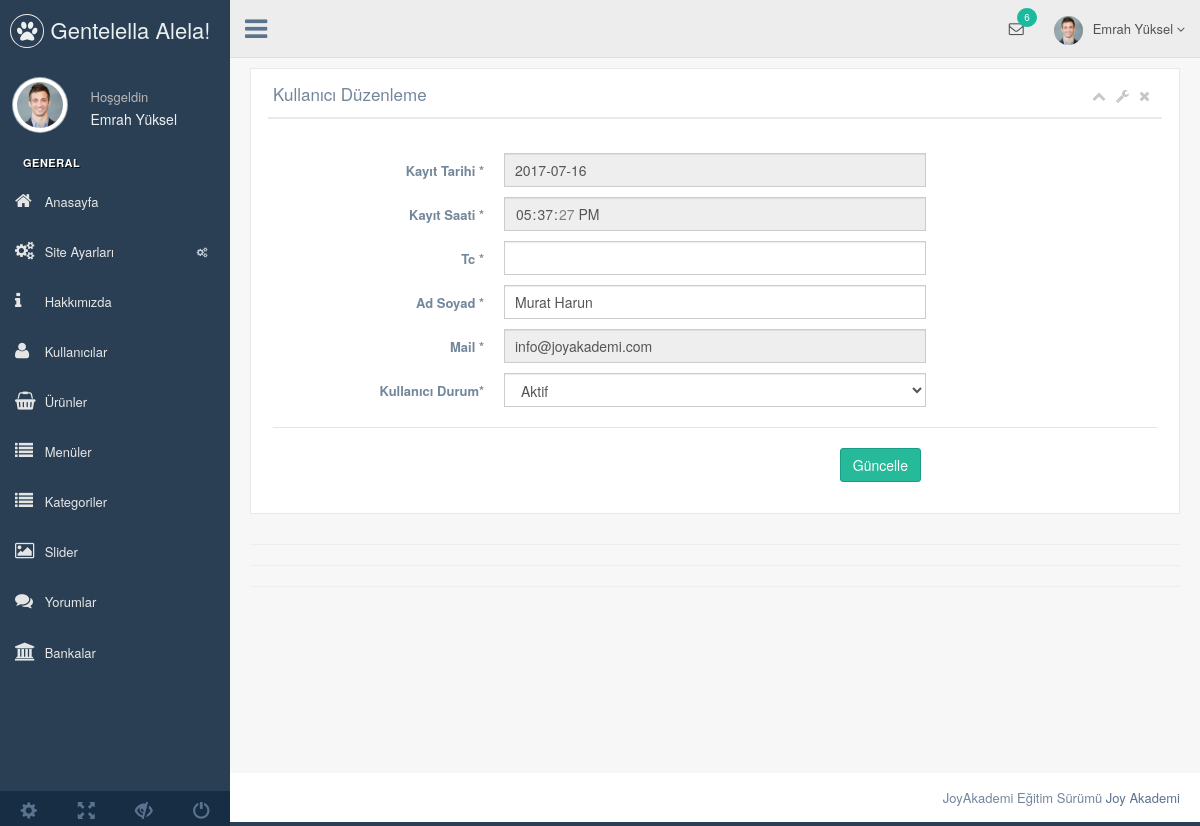
The page /nedmin/production/kullanici-duzenle.php?kullanici_id=151 (signed in) on the database its author committed.
### tables this page shows
CREATE TABLE `kullanici` (
  `kullanici_id` int(11) NOT NULL,
  `kullanici_zaman` datetime NOT NULL DEFAULT CURRENT_TIMESTAMP,
  `kullanici_resim` varchar(250) NOT NULL,
  `kullanici_tc` varchar(50) NOT NULL,
  `kullanici_ad` varchar(50) NOT NULL,
  `kullanici_mail` varchar(100) NOT NULL,
  `kullanici_gsm` varchar(50) NOT NULL,
  `kullanici_password` varchar(50) NOT NULL,
  `kullanici_adsoyad` varchar(50) NOT NULL,
  `kullanici_adres` varchar(250) NOT NULL,
  `kullanici_il` varchar(100) NOT NULL,
  `kullanici_ilce` varchar(100) NOT NULL,
  `kullanici_unvan` varchar(100) NOT NULL,
  `kullanici_yetki` varchar(50) NOT NULL,
  `kullanici_durum` int(1) NOT NULL DEFAULT '1'
);

### nedmin/production/kullanici-duzenle.php (the view, shortened to what this page needs)
<?php
include 'header.php';
$kullanicisor=$db->prepare("SELECT * FROM kullanici where kullanici_id=:id");
$kullanicisor->execute(array(
  'id' => $_GET['kullanici_id']
  ));
$kullanicicek=$kullanicisor->fetch(PDO::FETCH_ASSOC);
?>
<div class="right_col" role="main">
  <div class="">
    <div class="row">
      <div class="col-md-12 col-sm-12 col-xs-12">
        <div class="x_panel">
          <div class="x_title">
            <h2>Kullanıcı Düzenleme </h2>
            <ul class="nav navbar-right panel_toolbox">
              <li><a class="collapse-link"><i class="fa fa-chevron-up"></i></a>
              </li>
              <li class="dropdown">
                <a href="#" class="dropdown-toggle" data-toggle="dropdown" role="button" aria-expanded="false"><i class="fa fa-wrench"></i></a>
              </li>
              <li><a class="close-link"><i class="fa fa-close"></i></a>
              </li>
            </ul>
            <div class="clearfix"></div>
          </div>
          <div class="x_content">
            <br />
            <form action="../netting/islem.php" method="POST" id="demo-form2" data-parsley-validate class="form-horizontal form-label-left">
            <?php
            $zaman=explode(" ",$kullanicicek['kullanici_zaman']);
             ?>
              <div class="form-group">
                <label class="control-label col-md-3 col-sm-3 col-xs-12" for="first-name">Kayıt Tarihi <span class="required">*</span>
                </label>
                <div class="col-md-6 col-sm-6 col-xs-12">
                <input type="" id="first-name" name="kullanici_tc" disabled="" value="<?php echo $zaman[0]; ?>" required="required" class="form-control col-md-7 col-xs-12">
                </div>
              </div>
              <div class="form-group">
                <label class="control-label col-md-3 col-sm-3 col-xs-12" for="first-name">Kayıt Saati <span class="required">*</span>
                </label>
                <div class="col-md-6 col-sm-6 col-xs-12">
                <input type="time" id="first-name" name="kullanici_tc" disabled="" value="<?php echo $zaman[1]; ?>" required="required" class="form-control col-md-7 col-xs-12">
                </div>
              </div>
              <div class="form-group">
                <label class="control-label col-md-3 col-sm-3 col-xs-12" for="first-name">Tc <span class="required">*</span>
                </label>
                <div class="col-md-6 col-sm-6 col-xs-12">
                  <input type="text" id="first-name" name="kullanici_tc" value="<?php echo $kullanicicek['kullanici_tc'] ?>" required="required" class="form-control col-md-7 col-xs-12">
                </div>
              </div>
              <div class="form-group">
                <label class="control-label col-md-3 col-sm-3 col-xs-12" for="first-name">Ad Soyad <span class="required">*</span>
                </label>
                <div class="col-md-6 col-sm-6 col-xs-12">
                  <input type="text" id="first-name" name="kullanici_adsoyad" value="<?php echo $kullanicicek['kullanici_adsoyad'] ?>" required="required" class="form-control col-md-7 col-xs-12">
                </div>
              </div>
              <div class="form-group">
                <label class="control-label col-md-3 col-sm-3 col-xs-12" for="first-name">Mail <span class="required">*</span>
                </label>
                <div class="col-md-6 col-sm-6 col-xs-12">
                  <input type="text" id="first-name" name="kullanici_mail"  disabled="" value="<?php echo $kullanicicek['kullanici_mail'] ?>" required="required" class="form-control col-md-7 col-xs-12">
                </div>
              </div>
              <div class="form-group">
                <label class="control-label col-md-3 col-sm-3 col-xs-12" for="first-name">Kullanıcı Durum<span class="required">*</span>
                </label>
                <div class="col-md-6 col-sm-6 col-xs-12">
                 <select id="heard" class="form-control" name="kullanici_durum" required>
                  <option value="1" <?php echo $kullanicicek['kullanici_durum'] == '1' ? 'selected=""' : ''; ?>>Aktif</option>
                 </select>
               </div>
             </div>
             <div class="ln_solid"></div>
             <div class="form-group">
              <div align="right" class="col-md-6 col-sm-6 col-xs-12 col-md-offset-3">
                <button type="submit" name="kullaniciduzenle" class="btn btn-success">Güncelle</button>
              </div>
            </div>
          </form>
        </div>
      </div>
    </div>
  </div>
  <hr>
  <hr>
  <hr>
</div>
</div>
<?php include 'footer.php'; ?>

### nedmin/production/header.php (shortened to what this page needs)
<?php
include '../netting/baglan.php';
$kullanicisor=$db->prepare("SELECT * FROM kullanici where kullanici_mail=:mail");
$kullanicisor->execute(array(
  'mail' => $_SESSION['kullanici_mail']
  ));
$kullanicicek=$kullanicisor->fetch(PDO::FETCH_ASSOC);
?>
<!DOCTYPE html>
<html lang="en">
<head>
  <link href="../vendors/bootstrap/dist/css/bootstrap.min.css" rel="stylesheet">
  <link href="../vendors/font-awesome/css/font-awesome.min.css" rel="stylesheet">
  <link href="../vendors/nprogress/nprogress.css" rel="stylesheet">
  <link href="../vendors/iCheck/skins/flat/green.css" rel="stylesheet">
  <link href="../vendors/datatables.net-bs/css/dataTables.bootstrap.min.css" rel="stylesheet">
  <link href="../vendors/datatables.net-buttons-bs/css/buttons.bootstrap.min.css" rel="stylesheet">
  <link href="../vendors/datatables.net-fixedheader-bs/css/fixedHeader.bootstrap.min.css" rel="stylesheet">
  <link href="../vendors/datatables.net-responsive-bs/css/responsive.bootstrap.min.css" rel="stylesheet">
  <link href="../vendors/datatables.net-scroller-bs/css/scroller.bootstrap.min.css" rel="stylesheet">
  <link href="../vendors/dropzone/dist/min/dropzone.min.css" rel="stylesheet">
  <link href="../build/css/custom.min.css" rel="stylesheet">
</head>
<body class="nav-md">
  <div class="container body">
    <div class="main_container">
      <div class="col-md-3 left_col">
        <div class="left_col scroll-view">
          <div class="navbar nav_title" style="border: 0;">
            <a href="index.html" class="site_title"><i class="fa fa-paw"></i> <span>Gentelella Alela!</span></a>
          </div>
          <div class="profile clearfix">
            <div class="profile_pic">
              <img src="images/img.jpg" alt="..." class="img-circle profile_img">
            </div>
            <div class="profile_info">
              <span>Hoşgeldin</span>
              <h2><?php echo $kullanicicek['kullanici_adsoyad'] ?></h2>
            </div>
          </div>
          <br />
          <div id="sidebar-menu" class="main_menu_side hidden-print main_menu">
            <div class="menu_section">
              <h3>General</h3>
              <ul class="nav side-menu">
                <li><a href="index.php"><i class="fa fa-home"></i> Anasayfa </a></li>
                <li><a><i class="fa fa-cogs"></i> Site Ayarları <span class="fa fa-cogs"></span></a>
             </li>
             <li><a href="hakkimizda.php"><i class="fa fa-info"></i> Hakkımızda </a></li>
             <li><a href="kullanici.php"><i class="fa fa-user"></i> Kullanıcılar </a></li>
             <li><a href="urun.php"><i class="fa fa-shopping-basket"></i> Ürünler </a></li>
             <li><a href="menu.php"><i class="fa fa-list"></i> Menüler </a></li>
             <li><a href="kategori.php"><i class="fa fa-list"></i> Kategoriler </a></li>
             <li><a href="slider.php"><i class="fa fa-image"></i> Slider </a></li>
             <li><a href="yorum.php"><i class="fa fa-comments"></i> Yorumlar </a></li>
             <li><a href="banka.php"><i class="fa fa-bank"></i> Bankalar </a></li>
           </ul>
         </div>
       </div>
       <div class="sidebar-footer hidden-small">
        <a data-toggle="tooltip" data-placement="top" title="Settings">
          <span class="glyphicon glyphicon-cog" aria-hidden="true"></span>
        </a>
        <a data-toggle="tooltip" data-placement="top" title="FullScreen">
          <span class="glyphicon glyphicon-fullscreen" aria-hidden="true"></span>
        </a>
        <a data-toggle="tooltip" data-placement="top" title="Lock">
          <span class="glyphicon glyphicon-eye-close" aria-hidden="true"></span>
        </a>
        <a data-toggle="tooltip" data-placement="top" title="Logout">
          <span class="glyphicon glyphicon-off" aria-hidden="true"></span>
        </a>
      </div>
    </div>
  </div>
  <div class="top_nav">
    <div class="nav_menu">
      <nav>
        <div class="nav toggle">
          <a id="menu_toggle"><i class="fa fa-bars"></i></a>
        </div>
        <ul class="nav navbar-nav navbar-right">
          <li class="">
            <a href="javascript:;" class="user-profile dropdown-toggle" data-toggle="dropdown" aria-expanded="false">
              <img src="images/img.jpg" alt=""><?php echo $kullanicicek['kullanici_adsoyad'] ?>
              <span class=" fa fa-angle-down"></span>
            </a>
          </li>
          <li role="presentation" class="dropdown">
            <a href="javascript:;" class="dropdown-toggle info-number" data-toggle="dropdown" aria-expanded="false">
              <i class="fa fa-envelope-o"></i>
              <span class="badge bg-green">6</span>
            </a>
          </li>
        </ul>
      </nav>
    </div>
  </div>

### rows shown on the page
kullanici: kullanici_adsoyad "Emrah Yüksel"
kullanici: kullanici_tc "2017-07-16", kullanici_tc "17:37:27", kullanici_adsoyad "Murat Harun", kullanici_mail "info@joyakademi.com", kullanici_durum "Aktif"
